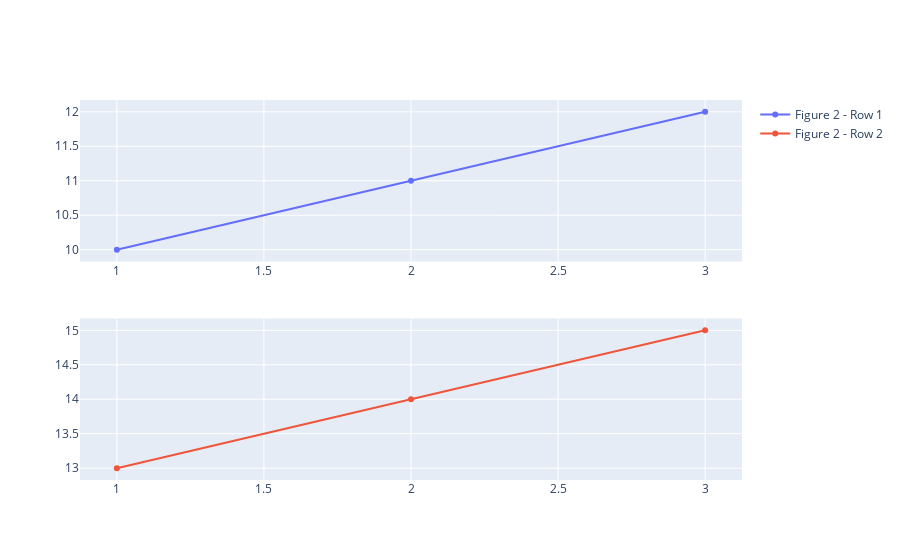

Notebook source saved alongside this figure:
### Code cell
fig2

### Figure 1 — Plotly figure (JSON) as saved in the notebook; plotly's stock layout.template omitted (floating-point values rounded to 4 significant figures)
{"data": [{"name": "Figure 2 - Row 1", "type": "scatter", "x": [1, 2, 3], "xaxis": "x", "y": [10, 11, 12], "yaxis": "y"}, {"name": "Figure 2 - Row 2", "type": "scatter", "x": [1, 2, 3], "xaxis": "x2", "y": [13, 14, 15], "yaxis": "y2"}], "layout": {"autosize": true, "xaxis": {"anchor": "y", "autorange": true, "domain": [0, 1], "range": [0.878, 3.122], "type": "linear"}, "xaxis2": {"anchor": "y2", "autorange": true, "domain": [0, 1], "range": [0.878, 3.122], "type": "linear"}, "yaxis": {"anchor": "x", "autorange": true, "domain": [0.575, 1], "range": [9.753, 12.25], "type": "linear"}, "yaxis2": {"anchor": "x2", "autorange": true, "domain": [0, 0.425], "range": [12.75, 15.25], "type": "linear"}}}
